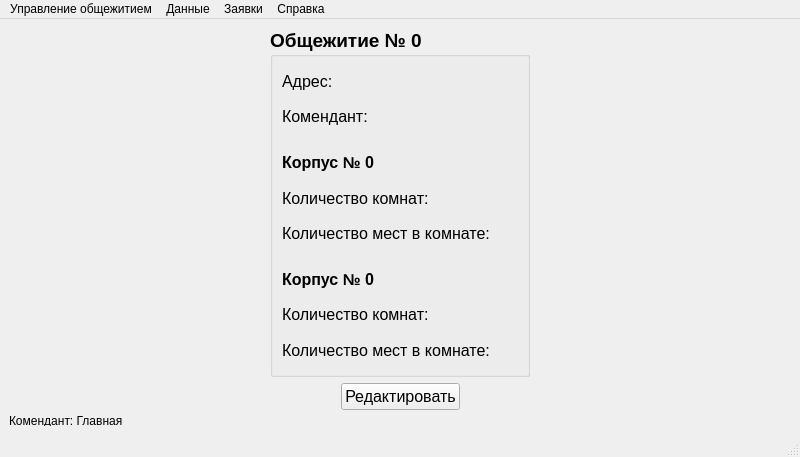
<?xml version="1.0" encoding="UTF-8"?>
<ui version="4.0">
 <class>MainComendant</class>
 <widget class="QMainWindow" name="MainComendant">
  <property name="geometry">
   <rect>
    <x>0</x>
    <y>0</y>
    <width>800</width>
    <height>457</height>
   </rect>
  </property>
  <property name="windowTitle">
   <string>Режим коменданта</string>
  </property>
  <widget class="QWidget" name="centralwidget">
   <layout class="QVBoxLayout" name="verticalLayout_3">
    <item>
     <layout class="QHBoxLayout" name="horizontalLayout">
      <item>
       <spacer name="horizontalSpacer_4">
        <property name="orientation">
         <enum>Qt::Horizontal</enum>
        </property>
        <property name="sizeHint" stdset="0">
         <size>
          <width>40</width>
          <height>20</height>
         </size>
        </property>
       </spacer>
      </item>
      <item>
       <layout class="QVBoxLayout" name="verticalLayout">
        <item>
         <widget class="QGroupBox" name="dormitory_groupbox">
          <property name="font">
           <font>
            <pointsize>14</pointsize>
            <weight>75</weight>
            <bold>true</bold>
           </font>
          </property>
          <property name="title">
           <string>Общежитие № 0</string>
          </property>
          <layout class="QVBoxLayout" name="verticalLayout_4">
           <item>
            <widget class="QLabel" name="address_label">
             <property name="font">
              <font>
               <pointsize>12</pointsize>
               <weight>50</weight>
               <bold>false</bold>
              </font>
             </property>
             <property name="text">
              <string>Адрес:</string>
             </property>
            </widget>
           </item>
           <item>
            <widget class="QLabel" name="comendant_label">
             <property name="font">
              <font>
               <pointsize>12</pointsize>
               <weight>50</weight>
               <bold>false</bold>
              </font>
             </property>
             <property name="text">
              <string>Комендант: </string>
             </property>
            </widget>
           </item>
           <item>
            <spacer name="verticalSpacer">
             <property name="orientation">
              <enum>Qt::Vertical</enum>
             </property>
             <property name="sizeType">
              <enum>QSizePolicy::Fixed</enum>
             </property>
             <property name="sizeHint" stdset="0">
              <size>
               <width>20</width>
               <height>10</height>
              </size>
             </property>
            </spacer>
           </item>
           <item>
            <widget class="QLabel" name="building_1_label">
             <property name="font">
              <font>
               <pointsize>12</pointsize>
               <weight>75</weight>
               <bold>true</bold>
              </font>
             </property>
             <property name="text">
              <string>Корпус № 0</string>
             </property>
            </widget>
           </item>
           <item>
            <widget class="QLabel" name="room_amount_1_label">
             <property name="font">
              <font>
               <pointsize>12</pointsize>
               <weight>50</weight>
               <bold>false</bold>
              </font>
             </property>
             <property name="text">
              <string>Количество комнат:</string>
             </property>
            </widget>
           </item>
           <item>
            <widget class="QLabel" name="place_amount_1_label">
             <property name="font">
              <font>
               <pointsize>12</pointsize>
               <weight>50</weight>
               <bold>false</bold>
              </font>
             </property>
             <property name="text">
              <string>Количество мест в комнате:</string>
             </property>
            </widget>
           </item>
           <item>
            <spacer name="verticalSpacer_2">
             <property name="orientation">
              <enum>Qt::Vertical</enum>
             </property>
             <property name="sizeType">
              <enum>QSizePolicy::Fixed</enum>
             </property>
             <property name="sizeHint" stdset="0">
              <size>
               <width>20</width>
               <height>10</height>
              </size>
             </property>
            </spacer>
           </item>
           <item>
            <widget class="QLabel" name="building_2_label">
             <property name="font">
              <font>
               <pointsize>12</pointsize>
               <weight>75</weight>
               <bold>true</bold>
              </font>
             </property>
             <property name="text">
              <string>Корпус № 0</string>
             </property>
            </widget>
           </item>
           <item>
            <widget class="QLabel" name="room_amount_2_label">
             <property name="font">
              <font>
               <pointsize>12</pointsize>
               <weight>50</weight>
               <bold>false</bold>
              </font>
             </property>
             <property name="text">
              <string>Количество комнат:</string>
             </property>
            </widget>
           </item>
           <item>
            <widget class="QLabel" name="place_amount_2_label">
             <property name="font">
              <font>
               <pointsize>12</pointsize>
               <weight>50</weight>
               <bold>false</bold>
              </font>
             </property>
             <property name="text">
              <string>Количество мест в комнате:</string>
             </property>
            </widget>
           </item>
          </layout>
         </widget>
        </item>
        <item>
         <layout class="QHBoxLayout" name="horizontalLayout_2">
          <item>
           <spacer name="horizontalSpacer">
            <property name="orientation">
             <enum>Qt::Horizontal</enum>
            </property>
            <property name="sizeHint" stdset="0">
             <size>
              <width>40</width>
              <height>20</height>
             </size>
            </property>
           </spacer>
          </item>
          <item>
           <widget class="QPushButton" name="pushButton">
            <property name="font">
             <font>
              <pointsize>12</pointsize>
             </font>
            </property>
            <property name="toolTip">
             <string>Редактирование данные об общежитии.</string>
            </property>
            <property name="text">
             <string>Редактировать</string>
            </property>
           </widget>
          </item>
          <item>
           <spacer name="horizontalSpacer_2">
            <property name="orientation">
             <enum>Qt::Horizontal</enum>
            </property>
            <property name="sizeHint" stdset="0">
             <size>
              <width>40</width>
              <height>20</height>
             </size>
            </property>
           </spacer>
          </item>
         </layout>
        </item>
       </layout>
      </item>
      <item>
       <spacer name="horizontalSpacer_3">
        <property name="orientation">
         <enum>Qt::Horizontal</enum>
        </property>
        <property name="sizeHint" stdset="0">
         <size>
          <width>40</width>
          <height>20</height>
         </size>
        </property>
       </spacer>
      </item>
     </layout>
    </item>
    <item>
     <widget class="QLabel" name="state_label">
      <property name="maximumSize">
       <size>
        <width>16777215</width>
        <height>10</height>
       </size>
      </property>
      <property name="text">
       <string>Комендант: Главная</string>
      </property>
     </widget>
    </item>
   </layout>
  </widget>
  <widget class="QMenuBar" name="menubar">
   <property name="geometry">
    <rect>
     <x>0</x>
     <y>0</y>
     <width>800</width>
     <height>22</height>
    </rect>
   </property>
   <widget class="QMenu" name="menu">
    <property name="toolTip">
     <string>Редактирование данных о лицах, проживающих в общежитии.</string>
    </property>
    <property name="title">
     <string>Управление общежитием</string>
    </property>
    <addaction name="action"/>
    <addaction name="action_2"/>
   </widget>
   <widget class="QMenu" name="menu_2">
    <property name="toolTip">
     <string>Получение данных.</string>
    </property>
    <property name="title">
     <string>Данные</string>
    </property>
    <addaction name="action_3"/>
    <addaction name="action_4"/>
    <addaction name="action_5"/>
    <addaction name="action_6"/>
   </widget>
   <widget class="QMenu" name="menu_3">
    <property name="toolTip">
     <string>Получение списка заявок.</string>
    </property>
    <property name="title">
     <string>Заявки</string>
    </property>
    <addaction name="action_7"/>
   </widget>
   <widget class="QMenu" name="menu_4">
    <property name="toolTip">
     <string>Доступ к справке.</string>
    </property>
    <property name="title">
     <string>Справка</string>
    </property>
    <addaction name="action_8"/>
    <addaction name="action_9"/>
   </widget>
   <addaction name="menu"/>
   <addaction name="menu_2"/>
   <addaction name="menu_3"/>
   <addaction name="menu_4"/>
  </widget>
  <widget class="QStatusBar" name="statusbar"/>
  <action name="action">
   <property name="text">
    <string>Добавить информацию о заселенных лицах</string>
   </property>
   <property name="toolTip">
    <string>Добавить информацию о заселенных лицах</string>
   </property>
  </action>
  <action name="action_2">
   <property name="text">
    <string>Изменить информацию о выселенных лицах</string>
   </property>
  </action>
  <action name="action_3">
   <property name="text">
    <string>Получить список свободных мест</string>
   </property>
  </action>
  <action name="action_4">
   <property name="text">
    <string>Получить список свободных комнат</string>
   </property>
  </action>
  <action name="action_5">
   <property name="text">
    <string>Получить информацию о комнате</string>
   </property>
  </action>
  <action name="action_6">
   <property name="text">
    <string>Получить список проживающих</string>
   </property>
  </action>
  <action name="action_7">
   <property name="text">
    <string>Получить список заявок</string>
   </property>
  </action>
  <action name="action_8">
   <property name="text">
    <string>Справка пользователя</string>
   </property>
  </action>
  <action name="action_9">
   <property name="text">
    <string>Справка разработчика</string>
   </property>
  </action>
 </widget>
 <resources/>
 <connections/>
</ui>
